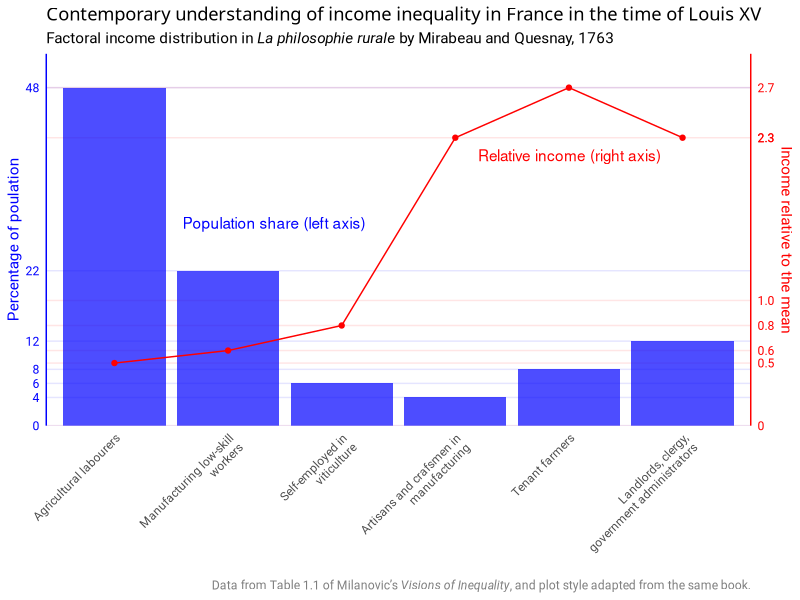

The R source for this figure: (Note: this script raises an error after producing the figure.)

library(tidyverse)
library(ggtext)
library(ggrepel)

d1 <- tribble(~population, ~income, ~class, ~class_detail,
              48, 0.5, "Workers",            "Agricultural labourers",
              22, 0.6, "Workers",            "Manufacturing low-skill workers",
              6, 0.8, "Self-employed",       "Self-employed in viticulture",
              4, 2.3, "Self-empoyed",        "Artisans and crafsmen in manufacturing",
              8, 2.7, "Capitalists",         "Tenant farmers",
              12, 2.3, "The Elite",          "Landlords, clergy, government administrators"
              ) |> 
  mutate(country = "France",
         period = "1763",
         class = factor(class,levels = unique(class)),
         class_detail = str_wrap(class_detail, 25),
         class_detail = factor(class_detail, levels = class_detail),
         pop_prop = population / max(population),
         inc_prop = income / max(income),
         pop_ratio = max(population),
         inc_ratio = max(income))


stopifnot(sum(d1$population) == 100)

inc_col <- "red"
pop_col <- "blue"

theme_set(
  theme_minimal(base_family = "Roboto") +
    theme(
      panel.grid.minor = element_blank(),
      plot.subtitle = element_markdown(),
      plot.caption = element_markdown(colour = "grey50"),
      plot.title = element_markdown(family = "Sarala")
    )
)


#-------------dual axis bar and line chart-----------------
# as per Milanovic's style

p1 <- d1 |> 
  ggplot(aes(x = class_detail)) +
  # we want the 'gridlines' to be coloured, match the values, and behind the columns:
  geom_hline(yintercept = c(0, 1/2.7, d1$inc_prop), colour = inc_col, alpha = 0.1) +
  geom_hline(yintercept = c(0, d1$pop_prop), colour = pop_col, alpha = 0.1) +
  # columns for population:
  geom_col(aes(y = pop_prop), fill = pop_col, alpha = 0.7) +
  # lines and points for income:
  geom_line(aes(x = as.numeric(class_detail), y = inc_prop), colour = inc_col) +
  geom_point(aes(x = as.numeric(class_detail), y = inc_prop), colour = inc_col) +
  # annotated labels, also colour coded:
  annotate("text", x = 4.2, y = 0.8, label = "Relative income (right axis)", colour = inc_col, hjust = 0) +
  annotate("text", x = 1.6, y = 0.6, label = "Population share (left axis)", colour = pop_col, hjust = 0) +
  # two different sets of labels for the different variables:
  scale_y_continuous(expand = c(0, 0),
                     limits = c(0, 1.1),
                     breaks = c(0, d1$pop_prop), labels = c(0, d1$population),
                     sec.axis = dup_axis(breaks = c(0, 1/2.7, d1$inc_prop), 
                                         labels = c(0, "1.0", d1$income), 
                                         name = "Income relative to the mean")) +
  labs(x = "",
       y = "Percentage of poulation",
       title = "Contemporary understanding of income inequality in France in the time of Louis XV",
       subtitle = "Factoral income distribution in *La philosophie rurale* by Mirabeau and Quesnay, 1763",
       caption = "Data from Table 1.1 of Milanovic's *Visions of Inequality*, and plot style adapted from the same book.") +
  theme_minimal(base_family = "Roboto") +
  theme(axis.text.x = element_text(angle = 45, hjust = 1),
        panel.grid.minor = element_blank(),
        panel.grid.major = element_blank(),
        axis.line.y.right = element_line(colour = inc_col),
        axis.line.y.left = element_line(colour = pop_col),
        axis.title.y.left = element_text(colour = pop_col),
        axis.title.y.right = element_text(colour = inc_col),
        axis.text.y.left = element_text(colour = pop_col),
        axis.text.y.right = element_text(colour = inc_col),
        plot.subtitle = element_markdown(),
        plot.caption = element_markdown(colour = "grey50"),
        plot.title = element_markdown(family = "Sarala"))

svg_png(p1, "../img/0311-quesnay-bar", w = 10, h = 6)
        
#---------------scatter plot--------------


d1 |> 
  ggplot(aes(x = population, y = income, label = class_detail)) +
  geom_point(size = 2) +
  geom_text_repel(colour = "steelblue", seed = 123, hjust = 0) +
  scale_x_continuous(breaks = d1$population) +
  scale_y_continuous(breaks = c(1, d1$income)) +
  labs(y = "Income relative to the mean",
     x = "Percentage of population",
     title = "Contemporary understanding of income inequality in France in the time of Louis XV",
     subtitle = "Factoral income distribution in *La philosophie rurale* by Mirabeau and Quesnay, 1763",
     caption = "Data from Table 1.1 of Milanovic's *Visions of Inequality*.") +
  theme(panel.grid.major = element_line())

  